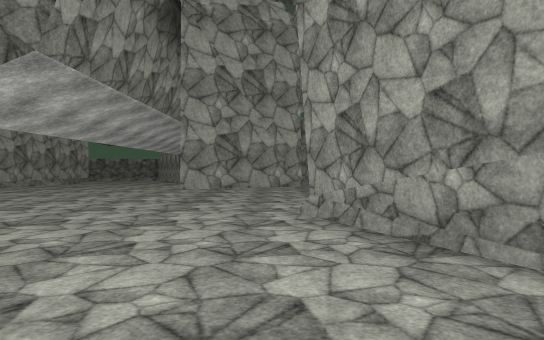
view 1 (above)

16 first-person views from a walk through a 3-D level made in the Unity game engine. The camera is 1.5 m above the floor, looks level and sees 75° across. The floor is counted in squares, 2 m on a side. Each view is taken from the middle of a square. On the plan, view 1 faces up. The plan holds only what a view shows up to about 11 squares ahead; the rest is blank. The place goes on beyond the plan. Surface patterns are stand-ins for the level's own textures.

view 2
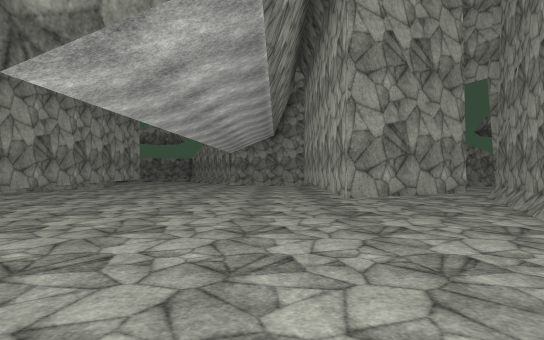

view 3
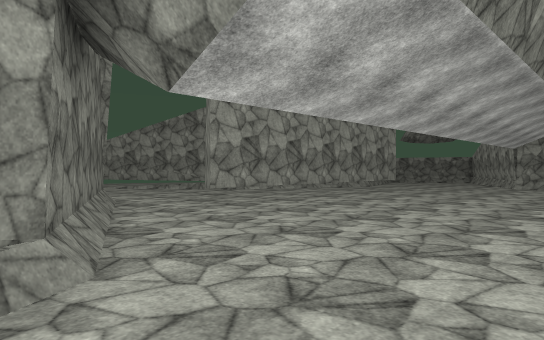

view 4
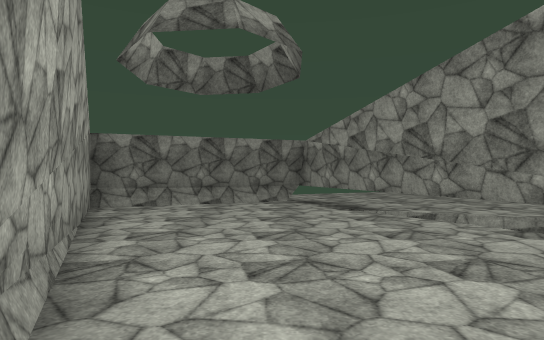

view 5
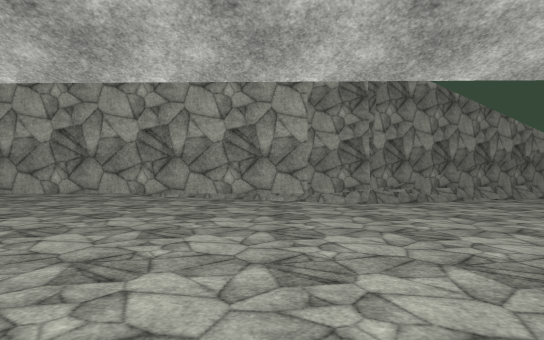

view 6
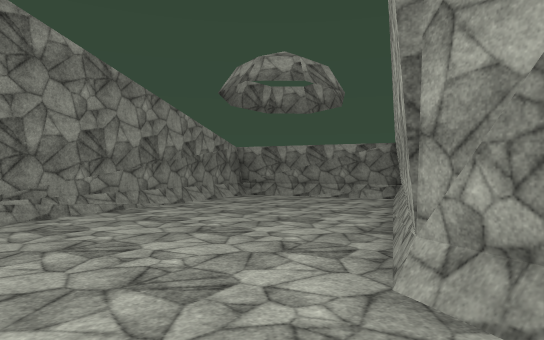

view 7
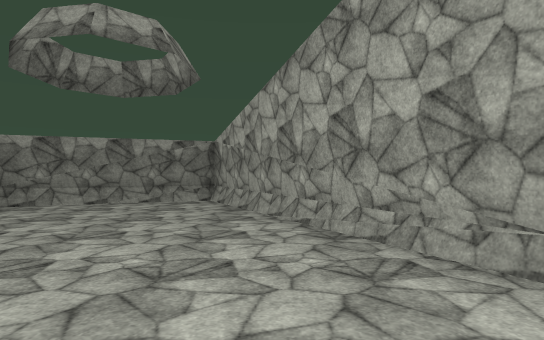

view 8
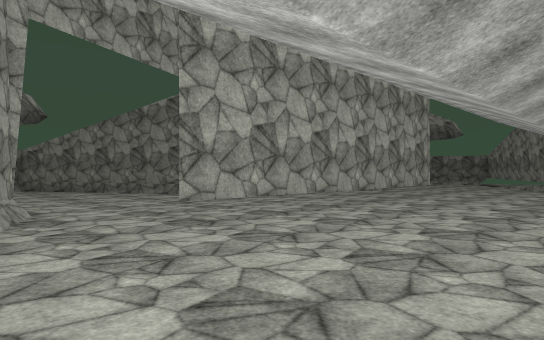

view 9
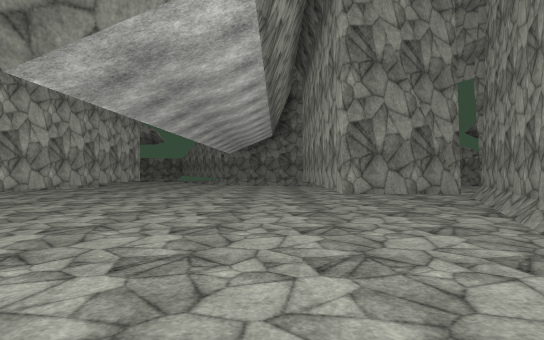

view 10
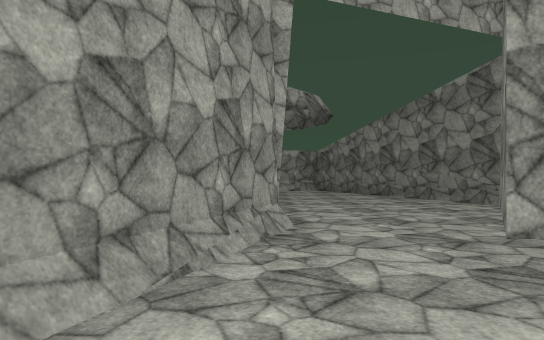

view 11
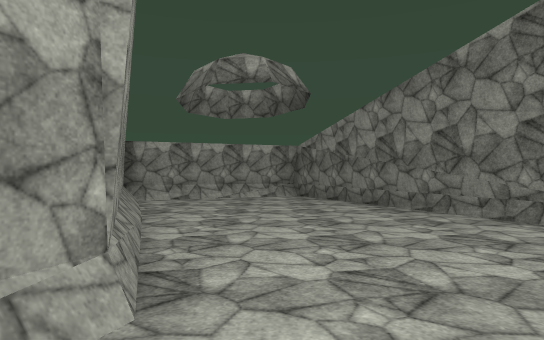

view 12
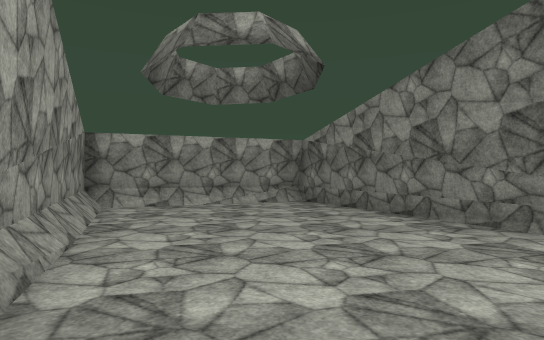

view 13
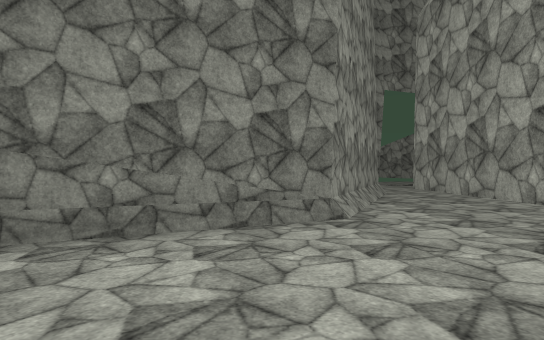

view 14
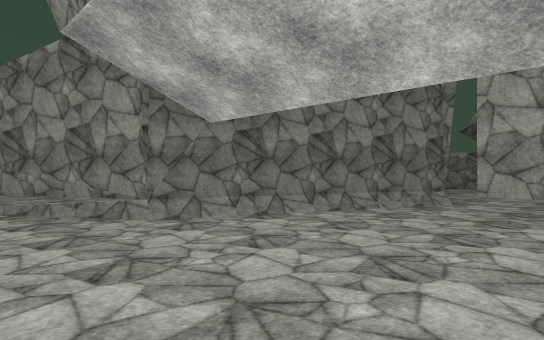

view 15
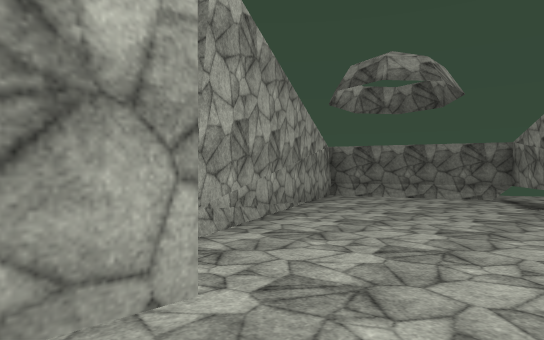

view 16
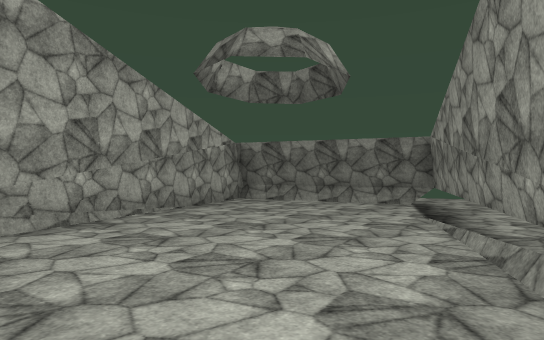

### Floor plan
Key: @ floor where view 1 was taken; # wall or solid block; . main floor; : floor 0.25 m higher than the main floor; = window, fence, low wall or low ledge; T thing the floor can be seen under or through.
Columns run from 13 left of view 1 to 10 right of it. Each row starts with its distance up from view 1.
 27    =##
 26 ####.##
 25 #.....#
 24 #.....#
 23 #.....#=
 22 ##.....#
 21  #.....##
 20  #......##          ###
 19  ##......#       ####.##
 18   #........#######.....#
 17   #..........##........#
 16   #....................#
 15  ##.##:::::.#..........#
 14  #.T T::::::##.......###
 13 ##.  T::::::##.....###
 12 #.. T:::::::##...###
 11 #.. T:::::::##..##
 10 ... T:::::::##..#
  9 ...TT:::::::##.##
  8 ....#.:::::.#..#
  7 ........:.....##
  6 ..##..........#
  5    ###........##
  4      ####......#
  3         ##.....##
  2          #......#
  1          =#.....##
  0           #..@...#
 -1           ##.....#
 -2            ##...##
 -3             #.###
 -4             ###

Positions as (right, up) in squares from view 1, and headings:
1: (0, 0), facing up
2: (-3, 2), facing up
3: (-2, 3), facing up-left
4: (0, 6), facing down
5: (-2, 15), facing left
6: (-4, 17), facing up-left
7: (-7, 17), facing up
8: (-6, 18), facing down-right
9: (-7, 21), facing down
10: (-4, 17), facing right
11: (-1, 16), facing right
12: (1, 16), facing right
13: (4, 17), facing down
14: (-2, 9), facing down-left
15: (-3, 8), facing down-right
16: (-4, 5), facing down-right
